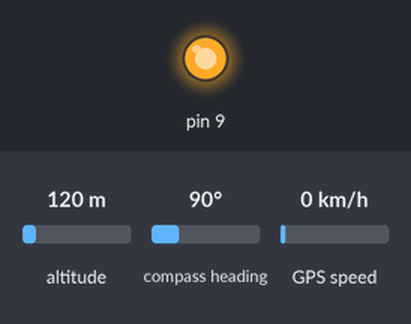
Simulated run of this sketch. Board: Arduino Uno, built for the host (arithmetic inside an expression is 32-bit, double 64-bit). Shown: output pins drawn as LEDs (lit = HIGH). Inputs (shaded band) come from the test bench; at power-on: altitude 120 m, compass heading 90°, GPS speed 0 km/h. Storage starts empty; the GPS gets a fix after 3 s at 37.7749, -122.4194 with 8 satellites; what the sketch prints to the serial monitor is not drawn.

Above: at 0.1 s.
Timing chart, 0 to 1.6 s (numbered marks = the images above):
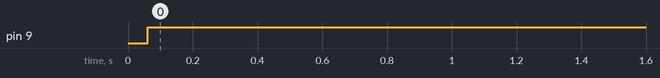

The sketch:

working_file1.ino
```cpp
#include <SD.h> //Load SD card library
#include<SPI.h> //Load SPI Library

#include <TinyGPS++.h>
 //Create the GPS Object

#include <SoftwareSerial.h>
static const int RXPin = 10, TXPin = 11;
static const uint32_t GPSBaud = 9600;
TinyGPSPlus gps;
SoftwareSerial mySerial(RXPin, TXPin); //Initialize the Software Serial port

int chipSelect = 53; //chipSelect pin for the SD card Reader
File mySensorData; //Data object you will write your sesnor data to


void setup() {

  Serial.begin(9600); //Turn on serial monitor

  mySerial.begin(GPSBaud);

  SPI.begin();

   pinMode(9, OUTPUT);

  SD.begin(chipSelect); //Initialize the SD card reader

 Serial.println("LAUNCHEDPAD");

  if (SD.exists("GPSData.txt")) { //Delete old data files to start fresh
    SD.remove("GPSData.txt");
  }

}

void loop()  {
  // This sketch displays information every time a new sentence is correctly encoded.
  while (mySerial.available() > 0)
    if (gps.encode(mySerial.read()))
      displayInfo();

  if (millis() > 5000 && gps.charsProcessed() < 10)
  {
    Serial.println("No GPS detected: check wiring.");
    while(true);
  }
 }

void displayInfo()
{
  Serial.print("  Location: ");
  if (gps.location.isValid())
  {
    Serial.print(gps.location.lat(), 4);
    Serial.print(",");
    Serial.print(gps.location.lng(), 4);
    Serial.print(",");

  }
  else
  {
    Serial.print(" location INVALID");
  }
  if (gps.altitude.isValid())
  {
    Serial.print(gps.altitude.meters(), 4);
    Serial.print(" ");
  }
  else
  {
    Serial.print(" altitude INVALID");
  }

  Serial.print("  Date/Time: ");
  if (gps.date.isValid())
  {
    Serial.print(gps.date.day());
    Serial.print("/");
    Serial.print(gps.date.month());
    Serial.print("/");
    Serial.print(gps.date.year());
  }
  else
  {
    Serial.print("Date INVALID");
  }

  Serial.print(" ");
  if (gps.time.isValid())
  {
    if (gps.time.hour()<0)
    Serial.print("0");
    Serial.print(gps.time.hour());
    Serial.print(":");
    if (gps.time.minute()<0)
    Serial.print("0");
    Serial.print(gps.time.minute());
    Serial.print(":");
    if (gps.time.second()<0)
    Serial.print("0");
    Serial.print(gps.time.second());
    Serial.print(".");
    if (gps.time.centisecond()<0)
    Serial.print("0");
    Serial.print(gps.time.centisecond());
  }
  else
  {
    Serial.print(" Time INVALID");
  }

  Serial.println();

   mySensorData = SD.open("GPSData.txt", FILE_WRITE);
 if (mySensorData)
  {
  mySensorData.print(gps.location.lat(), 4); //writing decimal degree longitude value to SD card
  mySensorData.print(",");

  mySensorData.print(gps.location.lng(), 4);
  mySensorData.print(","); //write comma to SD card

  mySensorData.print(gps.altitude.meters(), 4); //write altitude to file
  mySensorData.print(" ");  //format with one white space to delimit data sets

  mySensorData.close();
  digitalWrite(9,HIGH);
  }
}
```

Measured:
- by itself, pin 9: LOW → HIGH at 0.06 s
